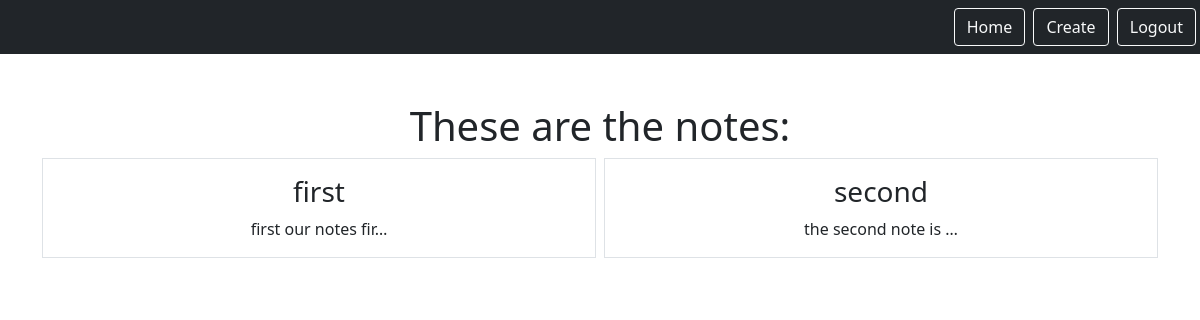
/notes/ (signed in), run on an earlier commit of the app's database.
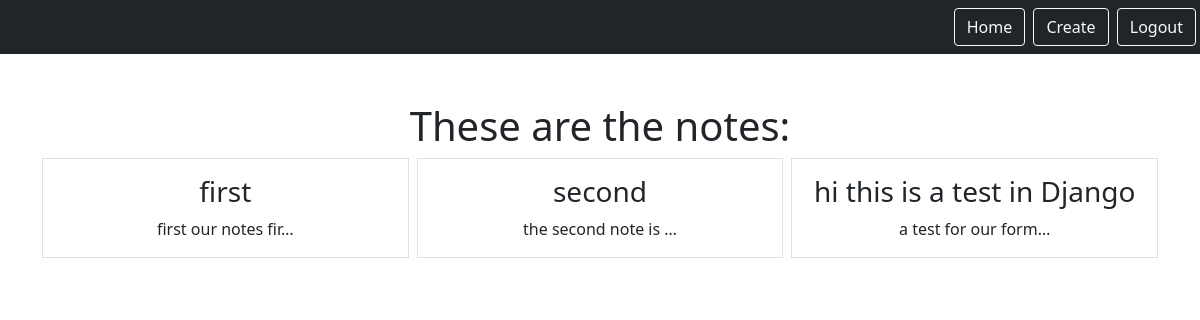
And on a later commit of the database.
### notes/models.py (models this page shows)
class Note(models.Model):
    title = models.CharField(max_length=200)
    text = models.TextField()
    created = models.DateTimeField(auto_now_add=True)
    user = models.ForeignKey(User, on_delete=models.CASCADE, related_name="notes")

### notes/views.py (the view)
# urls.py: path('',views.NotesListView.as_view(), name="notes.list"),
class NotesListView(LoginRequiredMixin, ListView):
    model = Note
    context_object_name = "notes"
    template_name = "notes/notes.html"
    login_url = "/admin"
    def get_queryset(self):
        return self.request.user.notes.all()

### notes/templates/notes/notes.html
{% extends "base.html" %}
{% block content %}
        <h1>These are the notes:</h1>
        <div class="row row-cols3 g-2">
            {% for note in notes %}
            <div class="col">
                <div class="p-3 border">
                    <a href="{% url 'notes.detail' pk=note.id %}" class="text-dark text-decoration-none">
                        <h3>{{note.title}}</h3>
                    </a>
                    {{note.text|truncatechars:20}}
                </div>
            </div>
            {% endfor %}
        </div>
{% endblock %}

What changed in the data, as far as the page shows it:
added Note: title "hi this is a test in Django", text "a test for our form…"
